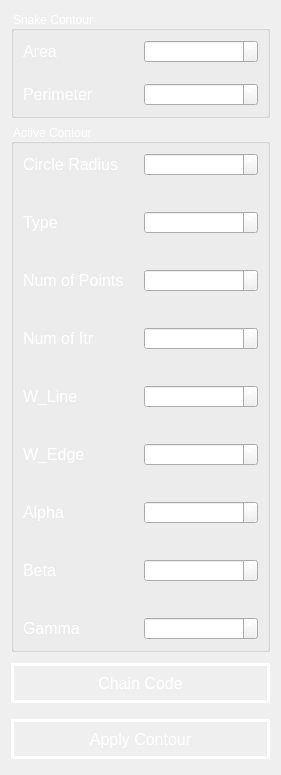
   <widget class="QWidget" name="sidebar_3_layout" native="true">
    <property name="geometry">
     <rect>
      <x>10</x>
      <y>80</y>
      <width>281</width>
      <height>701</height>
     </rect>
    </property>
    <layout class="QVBoxLayout" name="sidebar_3">
     <item>
      <widget class="QGroupBox" name="snake_contour_groupBox">
       <property name="styleSheet">
        <string notr="true">color: rgb(255, 255, 255);</string>
       </property>
       <property name="title">
        <string>Snake Contour</string>
       </property>
       <layout class="QGridLayout" name="gridLayout_2">
        <property name="verticalSpacing">
         <number>20</number>
        </property>
        <item row="0" column="0">
         <widget class="QLabel" name="area_label">
          <property name="font">
           <font>
            <pointsize>12</pointsize>
           </font>
          </property>
          <property name="styleSheet">
           <string notr="true">QLabel{
	color: rgb(255, 255, 255);
}</string>
          </property>
          <property name="text">
           <string>Area</string>
          </property>
         </widget>
        </item>
        <item row="0" column="1">
         <widget class="QSpinBox" name="area_spinBox">
          <property name="font">
           <font>
            <pointsize>10</pointsize>
           </font>
          </property>
          <property name="styleSheet">
           <string notr="true">QSpinBox{
	color: rgb(255, 255, 255);
}</string>
          </property>
          <property name="maximum">
           <number>20000</number>
          </property>
         </widget>
        </item>
        <item row="1" column="0">
         <widget class="QLabel" name="perimeter_label">
          <property name="font">
           <font>
            <pointsize>12</pointsize>
           </font>
          </property>
          <property name="styleSheet">
           <string notr="true">QLabel{
	color: rgb(255, 255, 255);
}</string>
          </property>
          <property name="text">
           <string>Perimeter</string>
          </property>
         </widget>
        </item>
        <item row="1" column="1">
         <widget class="QSpinBox" name="perimeter_spinBox">
          <property name="font">
           <font>
            <pointsize>10</pointsize>
           </font>
          </property>
          <property name="styleSheet">
           <string notr="true">QSpinBox{
	color: rgb(255, 255, 255);
}</string>
          </property>
          <property name="maximum">
           <number>20000</number>
          </property>
         </widget>
        </item>
       </layout>
      </widget>
     </item>
     <item>
      <widget class="QGroupBox" name="active_contour_groupbox">
       <property name="styleSheet">
        <string notr="true">color: rgb(255, 255, 255);</string>
       </property>
       <property name="title">
        <string>Active Contour </string>
       </property>
       <layout class="QGridLayout" name="gridLayout">
        <property name="verticalSpacing">
         <number>35</number>
        </property>
        <item row="2" column="0">
         <widget class="QLabel" name="num_of_points_label">
          <property name="font">
           <font>
            <pointsize>12</pointsize>
           </font>
          </property>
          <property name="styleSheet">
           <string notr="true">QLabel{
	color: rgb(255, 255, 255);
}</string>
          </property>
          <property name="text">
           <string>Num of Points</string>
          </property>
         </widget>
        </item>
        <item row="4" column="0">
         <widget class="QLabel" name="w_line_label">
          <property name="font">
           <font>
            <pointsize>12</pointsize>
           </font>
          </property>
          <property name="styleSheet">
           <string notr="true">QLabel{
	color: rgb(255, 255, 255);
}</string>
          </property>
          <property name="text">
           <string>W_Line</string>
          </property>
         </widget>
        </item>
        <item row="1" column="1">
         <widget class="QSpinBox" name="type_spinBox">
          <property name="font">
           <font>
            <pointsize>10</pointsize>
           </font>
          </property>
          <property name="styleSheet">
           <string notr="true">QSpinBox{
	color: rgb(255, 255, 255);
}</string>
          </property>
          <property name="maximum">
           <number>3</number>
          </property>
         </widget>
        </item>
        <item row="6" column="0">
         <widget class="QLabel" name="alpha_label">
          <property name="font">
           <font>
            <pointsize>12</pointsize>
           </font>
          </property>
          <property name="styleSheet">
           <string notr="true">QLabel{
	color: rgb(255, 255, 255);
}</string>
          </property>
          <property name="text">
           <string>Alpha</string>
          </property>
         </widget>
        </item>
        <item row="7" column="0">
         <widget class="QLabel" name="beta_label">
          <property name="font">
           <font>
            <pointsize>12</pointsize>
           </font>
          </property>
          <property name="styleSheet">
           <string notr="true">QLabel{
	color: rgb(255, 255, 255);
}</string>
          </property>
          <property name="text">
           <string>Beta</string>
          </property>
         </widget>
        </item>
        <item row="2" column="1">
         <widget class="QSpinBox" name="num_of_points_spinBox">
          <property name="font">
           <font>
            <pointsize>10</pointsize>
           </font>
          </property>
          <property name="styleSheet">
           <string notr="true">QSpinBox{
	color: rgb(255, 255, 255);
}</string>
          </property>
          <property name="maximum">
           <number>200</number>
          </property>
         </widget>
        </item>
        <item row="5" column="0">
         <widget class="QLabel" name="w_edge_label">
          <property name="font">
           <font>
            <pointsize>12</pointsize>
           </font>
          </property>
          <property name="styleSheet">
           <string notr="true">QLabel{
	color: rgb(255, 255, 255);
}</string>
          </property>
          <property name="text">
           <string>W_Edge</string>
          </property>
         </widget>
        </item>
        <item row="8" column="1">
         <widget class="QSpinBox" name="gamma_spinBox">
          <property name="font">
           <font>
            <pointsize>10</pointsize>
           </font>
          </property>
          <property name="styleSheet">
           <string notr="true">QSpinBox{
	color: rgb(255, 255, 255);
}</string>
          </property>
          <property name="maximum">
           <number>100</number>
          </property>
         </widget>
        </item>
        <item row="1" column="0">
         <widget class="QLabel" name="type_label">
          <property name="font">
           <font>
            <pointsize>12</pointsize>
           </font>
          </property>
          <property name="styleSheet">
           <string notr="true">QLabel{
	color: rgb(255, 255, 255);
}</string>
          </property>
          <property name="text">
           <string>Type</string>
          </property>
         </widget>
        </item>
        <item row="0" column="1">
         <widget class="QSpinBox" name="circle_radius_spinBox">
          <property name="font">
           <font>
            <pointsize>10</pointsize>
           </font>
          </property>
          <property name="styleSheet">
           <string notr="true">QSpinBox{
	color: rgb(255, 255, 255);
}</string>
          </property>
          <property name="maximum">
           <number>200</number>
          </property>
         </widget>
        </item>
        <item row="8" column="0">
         <widget class="QLabel" name="gamma_label">
          <property name="font">
           <font>
            <pointsize>12</pointsize>
           </font>
          </property>
          <property name="styleSheet">
           <string notr="true">QLabel{
	color: rgb(255, 255, 255);
}</string>
          </property>
          <property name="text">
           <string>Gamma</string>
          </property>
         </widget>
        </item>
        <item row="6" column="1">
         <widget class="QSpinBox" name="alpha_spinBox">
          <property name="font">
           <font>
            <pointsize>10</pointsize>
           </font>
          </property>
          <property name="styleSheet">
           <string notr="true">QSpinBox{
	color: rgb(255, 255, 255);
}</string>
          </property>
          <property name="maximum">
           <number>100</number>
          </property>
         </widget>
        </item>
        <item row="4" column="1">
         <widget class="QSpinBox" name="w_line_spinBox">
          <property name="font">
           <font>
            <pointsize>10</pointsize>
           </font>
          </property>
          <property name="styleSheet">
           <string notr="true">QSpinBox{
	color: rgb(255, 255, 255);
}</string>
          </property>
          <property name="maximum">
           <number>100</number>
          </property>
         </widget>
        </item>
        <item row="5" column="1">
         <widget class="QSpinBox" name="w_edge_spinBox">
          <property name="font">
           <font>
            <pointsize>10</pointsize>
           </font>
          </property>
          <property name="styleSheet">
           <string notr="true">QSpinBox{
	color: rgb(255, 255, 255);
}</string>
          </property>
          <property name="maximum">
           <number>100</number>
          </property>
         </widget>
        </item>
        <item row="3" column="0">
         <widget class="QLabel" name="num_of_itr_label">
          <property name="font">
           <font>
            <pointsize>12</pointsize>
           </font>
          </property>
          <property name="styleSheet">
           <string notr="true">QLabel{
	color: rgb(255, 255, 255);
}</string>
          </property>
          <property name="text">
           <string>Num of Itr</string>
          </property>
         </widget>
        </item>
        <item row="7" column="1">
         <widget class="QSpinBox" name="beta_spinBox">
          <property name="font">
           <font>
            <pointsize>10</pointsize>
           </font>
          </property>
          <property name="styleSheet">
           <string notr="true">QSpinBox{
	color: rgb(255, 255, 255);
}</string>
          </property>
          <property name="maximum">
           <number>100</number>
          </property>
         </widget>
        </item>
        <item row="0" column="0">
         <widget class="QLabel" name="circle_radius_label">
          <property name="font">
           <font>
            <pointsize>12</pointsize>
           </font>
          </property>
          <property name="styleSheet">
           <string notr="true">QLabel{
	color: rgb(255, 255, 255);
}</string>
          </property>
          <property name="text">
           <string>Circle Radius</string>
          </property>
         </widget>
        </item>
        <item row="3" column="1">
         <widget class="QSpinBox" name="num_of_itr_spinBox">
          <property name="font">
           <font>
            <pointsize>10</pointsize>
           </font>
          </property>
          <property name="styleSheet">
           <string notr="true">QSpinBox{
	color: rgb(255, 255, 255);
}</string>
          </property>
          <property name="maximum">
           <number>2500</number>
          </property>
         </widget>
        </item>
       </layout>
      </widget>
     </item>
     <item>
      <widget class="QPushButton" name="chain_code_button">
       <property name="minimumSize">
        <size>
         <width>0</width>
         <height>50</height>
        </size>
       </property>
       <property name="maximumSize">
        <size>
         <width>16777215</width>
         <height>55</height>
        </size>
       </property>
       <property name="font">
        <font>
         <pointsize>12</pointsize>
         <weight>50</weight>
         <bold>false</bold>
        </font>
       </property>
       <property name="styleSheet">
        <string notr="true">QPushButton {
                                            color: rgb(255, 255, 255);
                                            border: 3px solid rgb(255, 255, 255);
										margin :5px 0px;
                                            }
                                            QPushButton:hover {
                                            border-color:rgb(5, 255, 142);
										  color: rgb(5, 255, 142);
                                            }</string>
       </property>
       <property name="text">
        <string>Chain Code</string>
       </property>
      </widget>
     </item>
     <item>
      <widget class="QPushButton" name="apply_contour_button">
       <property name="minimumSize">
        <size>
         <width>0</width>
         <height>50</height>
        </size>
       </property>
       <property name="maximumSize">
        <size>
         <width>16777215</width>
         <height>55</height>
        </size>
       </property>
       <property name="font">
        <font>
         <pointsize>12</pointsize>
         <weight>50</weight>
         <bold>false</bold>
        </font>
       </property>
       <property name="styleSheet">
        <string notr="true">QPushButton {
                                            color: rgb(255, 255, 255);
                                            border: 3px solid rgb(255, 255, 255);
										margin :5px 0px;
                                            }
                                            QPushButton:hover {
                                            border-color:rgb(5, 255, 142);
										  color: rgb(5, 255, 142);
                                            }</string>
       </property>
       <property name="text">
        <string>Apply Contour</string>
       </property>
      </widget>
     </item>
    </layout>
   </widget>
